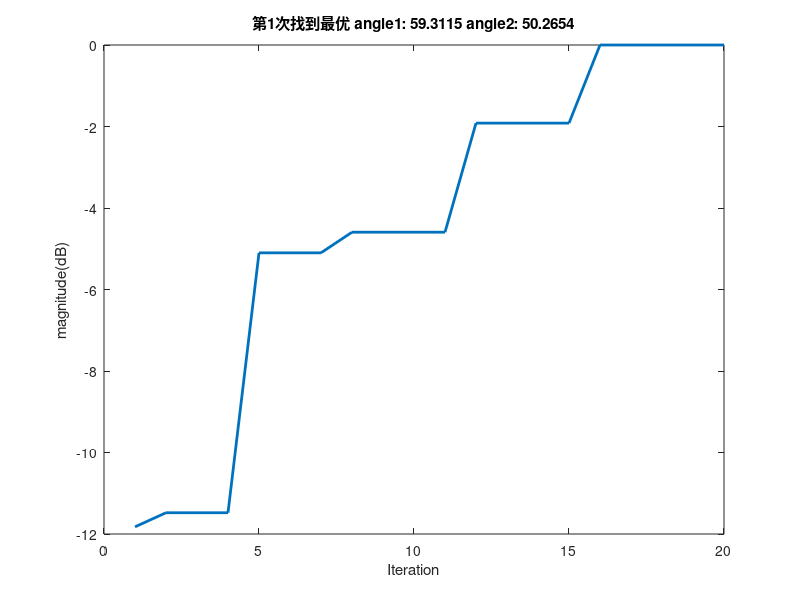
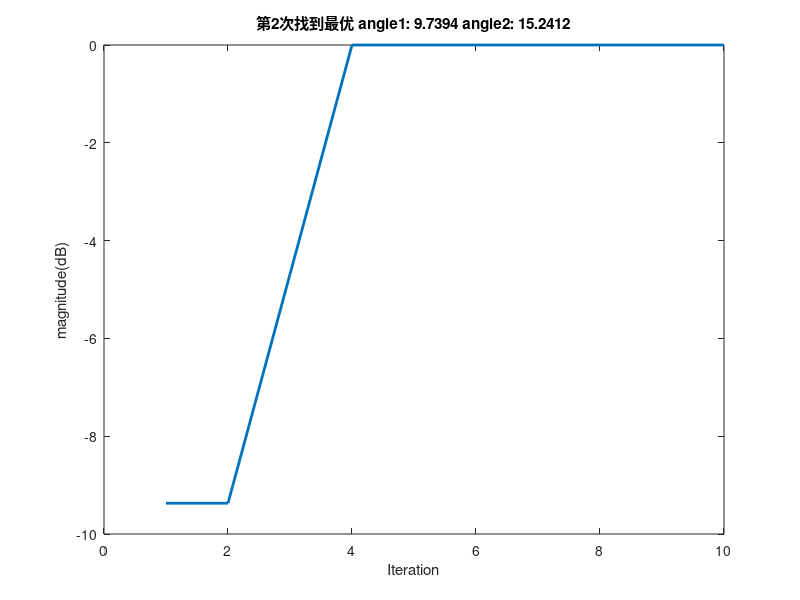
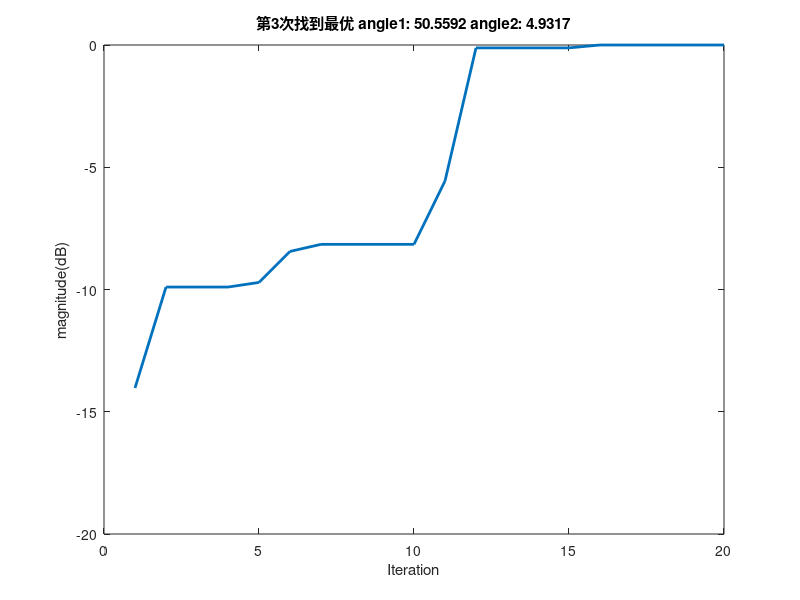
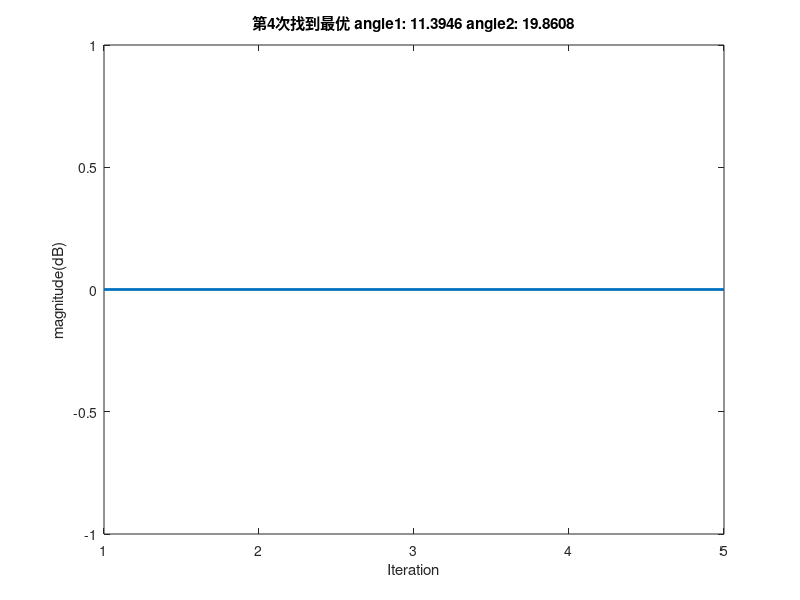

Here is the MATLAB script that generated these plots, in order:
%
% Copyright (c) 2015, Yarpiz (www.yarpiz.com)
% All rights reserved. Please read the "license.txt" for license terms.
%
% Project Code: YPEA107
% Project Title: Implementation of Differential Evolution (DE) in MATLAB
% Publisher: Yarpiz (www.yarpiz.com)
%
% Developer: S. Mostapha Kalami Heris (Member of Yarpiz Team)
%
% Contact Info: sm.kalami@gmail.com, info@yarpiz.com
%

clc;
clear;
close all;

%% Problem Definition
nVar=2;             % Number of Decision Variables,两个变量第一变量是theta，第二变量是fe
VarSize=[1 nVar];   % Size of Decision Variables Matrix
VarMin= 0;          % Lower Bound of Variables,注意上下限要保持一致
VarMax= 90;         % Upper Bound of Variables
rad=pi/180;                               %角度->弧度
deg=180/pi;                               %弧度->角度
twpi=2*pi;
kelm=8;                                   %阵元数
dd=0.5;                                   %阵元间距
d=0:dd:(kelm-1)*dd;                       %X轴阵元分布
d1=dd:dd:(kelm-1)*dd;                     %Y轴阵元分布

iwave = 5;                                   %信源数
theta =[10 30 50 60 80];                     %待观测真实角度数据值1
fe=[15 25 5 50 30];                          %待观测真实角度数据值2

snr=10;                                   %信噪比
n=200;                                    %采样数

%% DE Parameters

MaxIt=1000;      % Maximum Number of Iterations

nPop=50;        % Population Size

beta_min=0.2;   % Lower Bound of Scaling Factor
beta_max=0.8;   % Upper Bound of Scaling Factor

pCR=0.2;        % Crossover Probability


%% 搜索过程
angel = [];                     % 搜索获得的角度
count=0;counta=1;               % count表示得到的局部最优解的个数，counta表示找到的最优个数
BestC = [];                     % 存储找到的所有最优功率和所有最优角度
BestP = [];
while counta <= iwave                   % 信源数即为局部最优解的个数
    count=count+1;
    disp(['--->第',num2str(count),'次尝试寻找最优角度']);

    %% Function And Init
    Ax=exp(-1i*twpi*d.'*(sin(theta*rad).*cos(fe*rad)));%X轴上阵元对应的方向矩阵
    Ay=exp(-1i*twpi*d1.'*(sin(theta*rad).*sin(fe*rad)));%Y轴上阵元对应的方向矩阵
    A=[Ax;Ay];
    S=randn(iwave,n);
    X=A*S;                                            %接受信号
    X1=awgn(X,snr,'measured');                        %加入高斯白噪声
    Rxx=X1*X1'/n;                                     %自相关函数
    [EV,D]=eig(Rxx);                                  %求矩阵的特征向量和特征值
    [EVA,I]=sort(diag(D).');                          %特征值按升值排序
    EV=fliplr(EV(:,I));                               %左右翻转，特征值按降序排序
    Un=EV(:,iwave+1:end);                             %噪声子空间

    %% Initialization

    empty_individual.Position=[];
    empty_individual.Cost=[];

    BestSol.Cost=inf;

    pop=repmat(empty_individual,nPop,1);

    for i=1:nPop

        pop(i).Position=unifrnd(VarMin,VarMax,VarSize);


        phim1=rad*pop(i).Position(1);
        phim2=rad*pop(i).Position(2);
        a1=exp(-1i*twpi*d.'*sin(phim1)*cos(phim2));
        a2=exp(-1i*twpi*d1.'*sin(phim1)*sin(phim2));
        a=[a1;a2];
        SP=1/(a'*(Un*Un')*a);
        SP=abs(SP);
        pop(i).Cost=-SP;                    %计算评价值

        if pop(i).Cost<BestSol.Cost
            BestSol=pop(i);                   %评估值越小越好
        end

    end

    BestCost=[];
    BestPosition=[];

    %% DE Main Loop

    for it=1:MaxIt

        for i=1:nPop

            x=pop(i).Position;

            AA=randperm(nPop);

            AA(AA==i)=[];

            a=AA(1);
            b=AA(2);
            c=AA(3);

            % Mutation the ist item excepted
            %beta=unifrnd(beta_min,beta_max);
            beta=unifrnd(beta_min,beta_max,VarSize);
            y=pop(a).Position+beta.*(pop(b).Position-pop(c).Position);

            %apply limitation
            y = max(y, VarMin);
            y = min(y, VarMax);

            % Crossover
            z=zeros(size(x));
            j0=randi([1 numel(x)]);           %从位置变量中任选出一个索引
            for j=1:numel(x)
                if j==j0 || rand<=pCR
                    z(j)=y(j);                %y为变异之后的值
                else
                    z(j)=x(j);                %x为原来的值
                end
            end

            NewSol.Position=z;

            phim1=rad*NewSol.Position(1);
            phim2=rad*NewSol.Position(2);
            a1=exp(-1i*twpi*d.'*sin(phim1)*cos(phim2));
            a2=exp(-1i*twpi*d1.'*sin(phim1)*sin(phim2));
            a=[a1;a2];
            SP=1/(a'*(Un*Un')*a);
            SP=abs(SP);
            NewSol.Cost=-SP;                     %突变之后的评估函数


            if NewSol.Cost<pop(i).Cost
                pop(i)=NewSol;

                if pop(i).Cost<BestSol.Cost
                    BestSol=pop(i);              %更新全局最优解，最小越好
                end
            end

        end

        % Update Best Cost

        BestCost(it,:) = BestSol.Cost;
        BestPosition(it,:) = BestSol.Position;


        if mod(it,5) == 0  % 每隔5次数打印一次
  
            disp(['  Iteration ' num2str(it) ': Best Cost = ' num2str(BestCost(it)) ...
                ' Angle1 = ' num2str(BestPosition(it,1)) ' Angle2 = ' num2str(BestPosition(it,2)) ]);
            
            % 判断是否连续5个都相差在0.25度范围内,是则跳出，
            % 判断是否陷入局部，超过5次角度接近相似，跳出循环，重新初始化寻找
            if all(abs(BestPosition(it-4:it-1,:)-BestPosition(it,:))<=1)                    
                break;
            end
        end

    end

    %% 判断寻找到的角度是否重复，如果重复则不存储
    if count == 1
        angel(counta,:) = BestPosition(it,:);         
    else        
        if all(abs(angel-BestPosition(it,:))>1)   %判断是否找到相似角度，超过1度，不相似可以存储
            angel(counta,:) = BestPosition(it,:);
        else
            continue; 
        end
    end
    disp([' * 找到 ', num2str(counta),' 组最优角度']);

    % 计算功率
    CostRate=abs(BestCost);
    CostRate_Max=max(CostRate);
    CostRate=10*log10(CostRate/CostRate_Max);

    % 绘画出适应度函数值
    figure;
    plot(CostRate,'LineWidth',2);
    title(['第',num2str(counta),'次找到最优',' angle1: ',num2str(angel(counta,1)),' angle2: ',num2str(angel(counta,2))]);
    xlabel('Iteration');
    ylabel('magnitude(dB)');

    % 存储找到的最优功率和最优角度
    BestC=[BestC;CostRate];
    BestP=[BestP;BestPosition];
    
    counta = counta+1;        
end

figure; % 真实与实验获得对比
[sorted_theta_fe,order1]=sortrows([theta',fe']);
[sorted_angel,order2]=sortrows(angel);   %以第一个角的大小进行排序
             

plot(sorted_theta_fe(:,1),sorted_theta_fe(:,2),"r",'LineWidth',2);
hold on

plot(sorted_theta_fe(:,1),sorted_theta_fe(:,2),'*b','MarkerSize',10,'LineWidth',1.5)
hold on

scatter(sorted_angel(:,1),sorted_angel(:,2),'g','LineWidth',1.5);

legend('真实角度波形','真实角度','实验角度')
title(' 真实与实验获得对比 ');
xlabel('theta');
ylabel('fe');
set(gca,'XTick',0:15:90)
set(gca,'YTick',0:15:90)
grid on;

figure; % 所有寻找到的功率变化
plot(BestC,'LineWidth',2);
title('所有寻找到的功率变化');
xlabel('Iteration');
ylabel('magnitude/(dB)');

figure; % 所有寻找到的角度变化
plot(BestP(:,1),'LineWidth',2);
hold on
plot(BestP(:,2),'LineWidth',2);
legend('theta','fe')
title('所有寻找到的角度变化');
xlabel('Iteration');
ylabel('angle/(度)');
angel